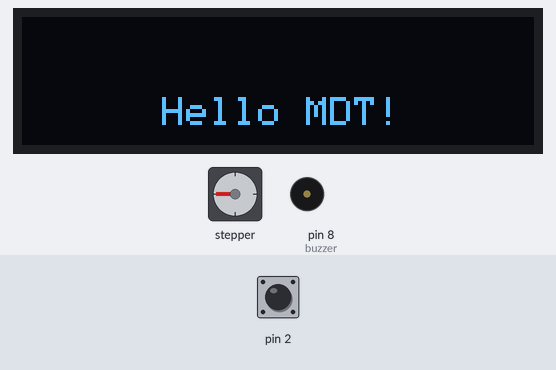
This sketch was run on a simulated Arduino Uno, built with avr-gcc and run on an emulated ATmega328P. Parts: stepper motor, 128×32 one-colour display, buzzer (waves = sounding). The test bench sets the inputs (shaded band); at power-on: pin 2 HIGH. Stepper angles assume 2038 steps per turn; what the sketch prints to the serial monitor is not drawn.

Above: at 4.9 s.
7.7 s: pin 2 pulled LOW for 0.15 s
At 9.8 s:
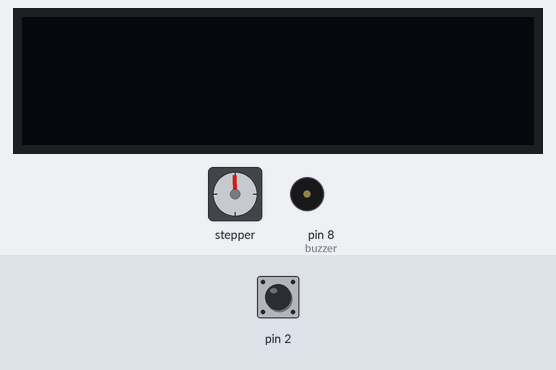
10.1 s: pin 2 pulled LOW for 1 s
At 12.6 s:
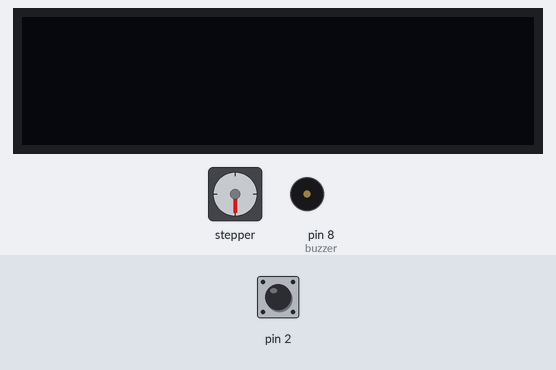
12.8 s: pin 2 pulled LOW for 0.15 s
At 17.1 s:
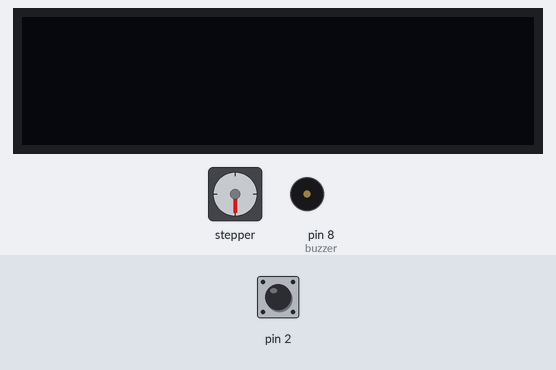
Timing chart, 0 to 18.6 s (numbered marks = the images above; inputs shaded):
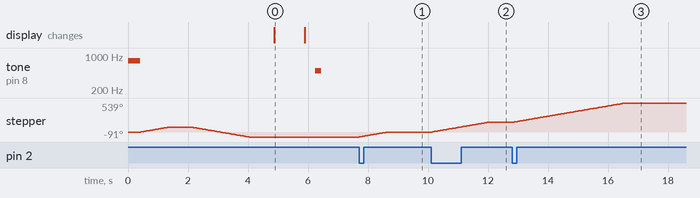

The sketch:

62120501002-PEXAM-MDT112.ino
```cpp
const int buzzer = 8;


#include <Stepper.h>

#define STEPS_PER_360_DEGREE 2038

Stepper stepper(STEPS_PER_360_DEGREE, 12, 10, 9, 11);


#include <SPI.h>
#include <Wire.h>
#include <Adafruit_GFX.h>
#include <Adafruit_SSD1306.h>

Adafruit_SSD1306 display = Adafruit_SSD1306(128, 32, &Wire);

void setup(){
  pinMode(2, INPUT_PULLUP);


  pinMode(buzzer, OUTPUT);
  tone(buzzer, 800);
  delay(400);
  noTone(buzzer);

  Serial.begin(9600);
  Serial.println("Hello MDT!");


  stepper.setSpeed(16);

  Serial.println("CW 90");
  stepper.step(STEPS_PER_360_DEGREE/4);
  delay(800);

  Serial.println("CCW 180");
  stepper.step(-STEPS_PER_360_DEGREE/2);
  delay(800);


  display.begin(0x3C);

  display.clearDisplay();
  display.setCursor(35, 20);
  display.setTextColor(1);
  display.setTextSize(1);
  display.println("Hello MDT!");
  display.display();
  delay(1000);

  display.clearDisplay();
  display.display();


  delay(350);
  tone(buzzer, 500);
  delay(200);
  noTone(buzzer);


}

int n = 2038/4;

void loop(){

    if(digitalRead(2) == 0) {
      stepper.step(n);
      n = n+n;
    }

    if (n > 4076) {
      n = 0;
    }

}
```

Measured:
- after the input at 7.7 s, stepper: turns 90° clockwise in 0.93 s, starting at once
- after the input at 10.1 s, stepper: turns 180° clockwise in 1.9 s, starting at once
- after the input at 12.8 s, stepper: turns 360° clockwise in 3.8 s, starting at once
- what the display in image 0 shows lasts 1.0 s, from 4.9 s to 5.9 s
